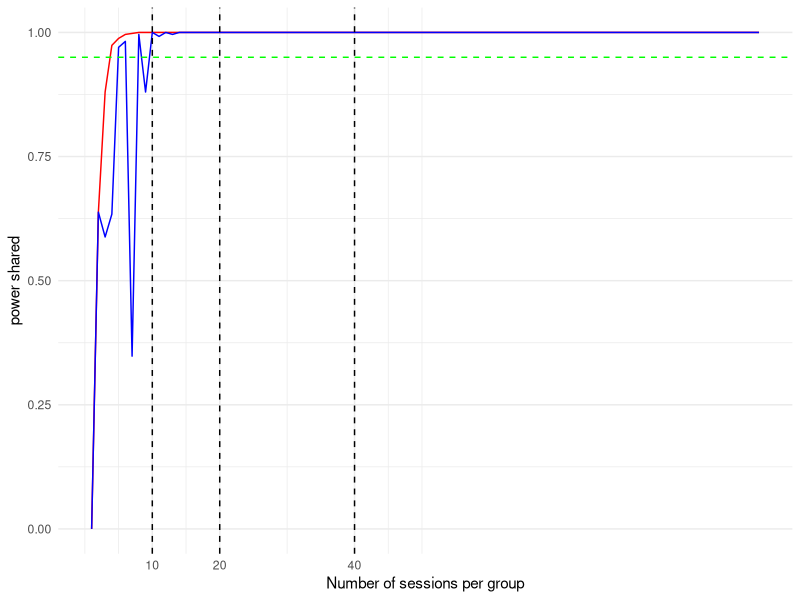

The R source for this figure:
library(data.table)
library(ggplot2)
library(here)
library(dplyr)
library(progress)

hours = 4
sessions_per_hour = 6
people_per_session = 2

size <- hours * sessions_per_hour * people_per_session

demo_size = 1000
d <- data.table(
  shared_flyers_control = rnorm(demo_size, 40, 1 ),
  replies_control = rnorm(demo_size, 3, 1),
  treatment = sample(0:1, demo_size, replace = TRUE)
)
d[, shared_flyers_treatment := shared_flyers_control + rnorm(demo_size, 10, 1)]
d[, replies_treatment := replies_control + rnorm(demo_size, 2, 1)]
d[, shared_measured := I(treatment == 1) * shared_flyers_treatment + I(treatment == 0) * shared_flyers_control]
d[, replies_measured := I(treatment == 1) * replies_treatment + I(treatment == 0) * replies_control]

# min all measurements to zero
d[, shared_measured := pmax(shared_measured, 0)]
d[, replies_measured := pmax(replies_measured, 0)]



number_of_sessions_per_group <- 1:100

p_values <- function(samples) {
  sub_sample <- bind_rows(
    d[treatment==1,][sample(1:.N, samples, replace = FALSE), ],
    d[treatment==0,][sample(1:.N, samples, replace = FALSE), ]
  )
  shared_measured_ate <- mean(sub_sample[treatment == 1]$shared_measured) - mean(sub_sample[treatment == 0]$shared_measured)
  replies_measured_ate <- mean(sub_sample[treatment == 1]$replies_measured) - mean(sub_sample[treatment == 0]$replies_measured)
  ri_ates <- replicate(500, {
    # Increasing efficiency of estimate by making sure both groups are 50% of the sample
    ri_sample <- sub_sample[, ri_treat := sample(rep(0:1, each = samples))] 
    c(
      shared_ate = mean(ri_sample$shared_measured[ri_sample$ri_treat == 1]) - mean(ri_sample$shared_measured[ri_sample$ri_treat == 0]),
      replies_ate = mean(ri_sample$replies_measured[ri_sample$ri_treat == 1]) - mean(ri_sample$replies_measured[ri_sample$ri_treat == 0])
    )
  })

  shared_p = mean(abs(ri_ates["shared_ate", ]) >= abs(shared_measured_ate))
  replies_p = mean(abs(ri_ates["replies_ate", ]) >= abs(replies_measured_ate))
  
  c(shared_p, replies_p)
}
pb <- progress_bar$new(
  format = "  Progress [:bar] :percent Elapsed time: :elapsed Full time: :eta",
  total = length(number_of_sessions_per_group),   
  clear = FALSE, 
  width = 100
)

p_values_per_number_of_sessions <- lapply(number_of_sessions_per_group, function(n) {
  pb$tick()  # Update the progress bar
  p_values(n)
})

p_values_dt <- rbindlist(lapply(p_values_per_number_of_sessions, as.list))
setnames(p_values_dt, c("shared_p", "replies_p"))

# line diagram powers agains percentages of sampling
split_values <- c(10, 20, 40)
ggplot() +
  geom_line() +
  geom_line(aes(x = number_of_sessions_per_group, y = 1 - p_values_dt$shared_p), color = "red") +
  geom_line(aes(x = number_of_sessions_per_group, y = 1 - p_values_dt$replies_p), color = "blue") +
  geom_vline(xintercept = split_values, linetype = "dashed") +
  geom_hline(yintercept = 1 - 0.05, linetype = "dashed", color="green") +
  scale_x_continuous(breaks = split_values) +
  labs(x = "Number of sessions per group", y = "power shared") +
  theme_minimal() 

